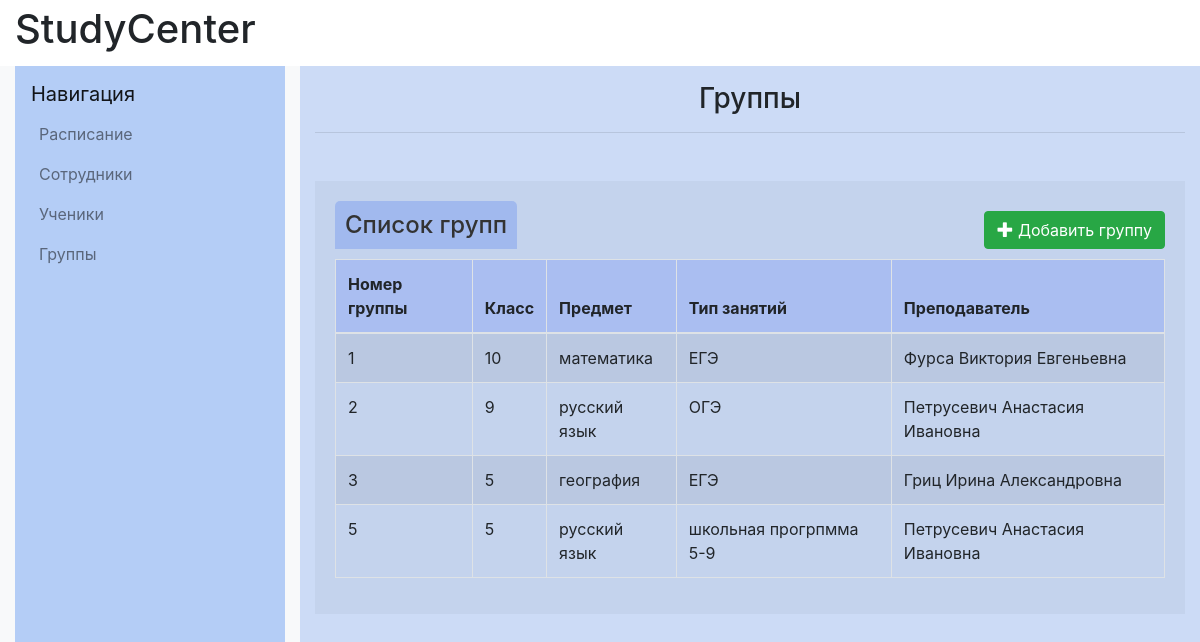
Page /groups/ on the earlier database version.
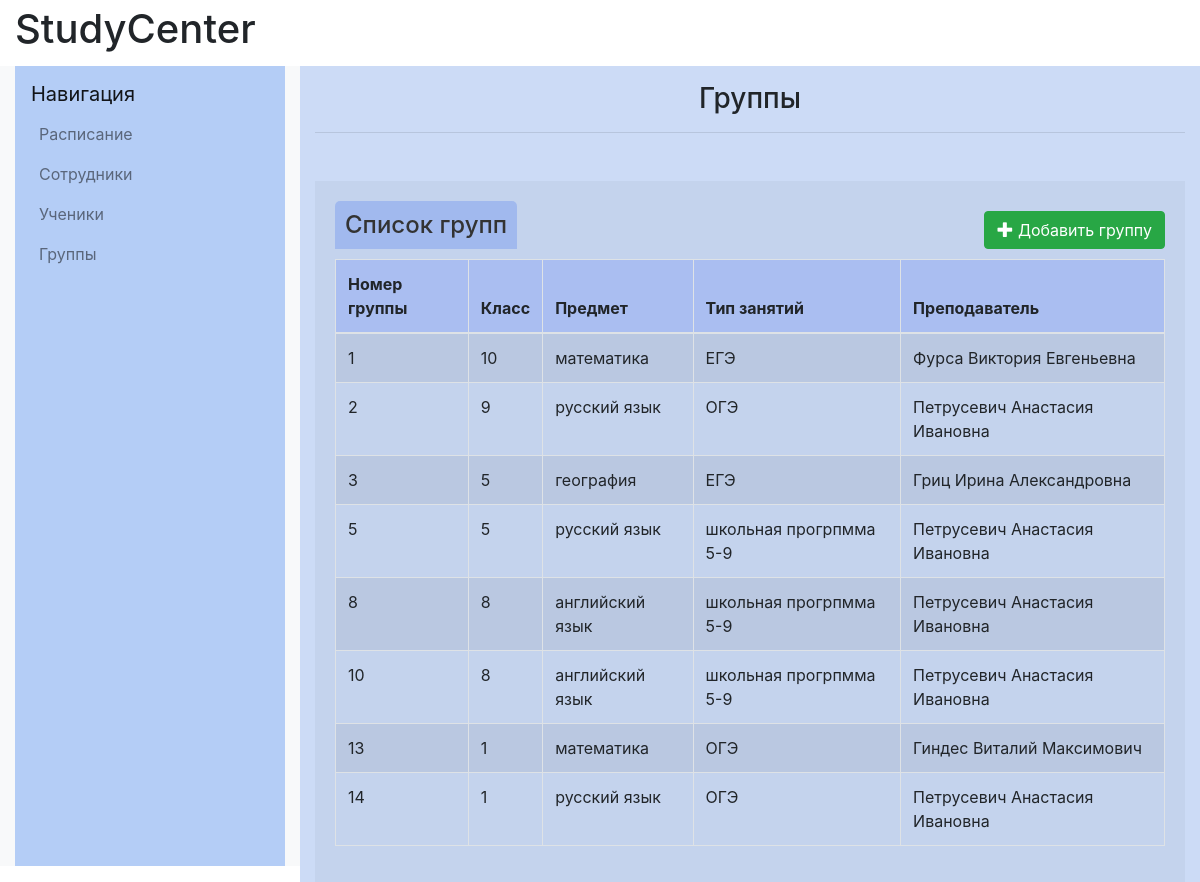
Same page on the later database version.
### catalog/models.py (models this page shows, shortened)
class Group(models.Model):
    subject = models.ForeignKey(Subject, on_delete=models.CASCADE)
    grade = models.IntegerField(validators=[
        MaxValueValidator(11),
        MinValueValidator(1)
    ])
    group_capacity = models.IntegerField(default=1,
                                         validators=[
                                            MaxValueValidator(8),
                                            MinValueValidator(1)
    ])
    type = models.ForeignKey(Type, on_delete=models.CASCADE)
    teacher=models.ForeignKey(Worker,
                              on_delete=models.CASCADE,
                              null=True,
                              default=None
    )
    objects = models.Manager()
    created = models.BooleanField(default=False)

class Subject(models.Model):
    name=models.CharField(max_length=100)
    objects=models.Manager()
    def __str__(self):
        return self.name

class Type(models.Model):
    name=models.CharField(max_length=100)
    objects=models.Manager()
    def __str__(self):
        return self.name

class Worker(models.Model):
    firstname=models.CharField(max_length=20, verbose_name="Имя")
    lastname=models.CharField(max_length=20, verbose_name="Фамилия")
    fathername=models.CharField(max_length=20, verbose_name="Отчество")
    date_of_birth=models.DateField(verbose_name="Дата рождения")
    gender=models.IntegerField(validators=[MinValueValidator(0), MaxValueValidator(1)], verbose_name="Пол")
    subject = models.ManyToManyField(Subject, verbose_name="Дисциплины")
    phone_number=models.CharField(max_length=11,validators=[MinLengthValidator(11)], verbose_name="Номер телефона")
    email=models.EmailField(verbose_name="E-mail")
    objects=models.Manager()
    registration_date=models.DateField()
    DoesNotExist = models.Manager

### catalog/views.py (the view)
# urls.py: path('groups/', views.groups, name='groups'),
def groups(request):
    groups = Group.objects.all()
    return render(request, "group/groups.html", {"groups": groups})

### catalog/templates/group/groups.html (shortened to what this page needs)
{% extends "base_generic.html" %}
{% block content%}
            <div class="col-md-8 col-lg-9 content-container" style="background-color: #ccdbf6">
                <h1 class="h3 text-center mt-3">Группы</h1>
                <hr class="mb-5">
                <section style="background-color: rgb(196, 211, 237); padding: 20px;">
                    <div style="display: flex; justify-content: space-between; align-items: center;">
                        <h3 class="lesson-month" style="color: #333; font-size: 1.5em; margin-bottom: 10px; padding: 10px; background-color: rgba(160, 184, 239, 0.94); border-top-left-radius: 5px; border-top-right-radius: 5px;">Список групп</h3>
                        <a class="btn btn-success" href="{% url 'group_new' %}" class="btn top-menu"><span class="glyphicon glyphicon-plus"></span> Добавить группу</a>
                    </div>
                    <div class="table-responsive" style="width: 100%;">
                        <table class="table table-striped table-bordered lesson-table" style="width: 100%; border-collapse: collapse;">
                            <thead>
                                <tr style="background-color: rgba(158, 180, 243, 0.68);">
                                    <th>Номер группы</th>
                                    <th>Класс</th>
                                    <th>Предмет</th>
                                    <th>Тип занятий</th>
                                    <th>Преподаватель</th>
                                </tr>
                            </thead>
                            <tbody>
                                {% for group in groups %}
                                <tr class="table-row" style="cursor: pointer;" onclick="window.location='{% url 'group_detail' pk=group.pk %}';" onmouseover="this.style.backgroundColor='rgba(74, 78, 137, 0.28)';" onmouseout="this.style.backgroundColor='';">
                                    <td>{{ group.id }}</td>
                                    <td>{{ group.grade }}</td>
                                    <td>{{ group.subject }}</td>
                                    <td>{{ group.type }}</td>
                                    <td>{{ group.teacher.lastname }} {{ group.teacher.firstname }} {{ group.teacher.fathername }}</td>
                                </tr>
                                {% endfor %}
                            </tbody>
                        </table>
                    </div>
                </section>
            </div>
{% endblock content %}

### catalog/templates/base_generic.html (shortened to what this page needs)
<!DOCTYPE html>
{% load widget_tweaks %}
{% load static %}
<html lang="en">
<head>
    <link rel="stylesheet" href="https://cdn.jsdelivr.net/npm/bootstrap@4.0.0/dist/css/bootstrap.min.css"
>
    <link  href="{% static 'css/styles.css' %}" rel="stylesheet">
    <link rel="stylesheet" type="text/css" href="{% static 'css/styles.css' %}">
    <link  href="{% static 'css/font-glyphicons.css' %}" rel="stylesheet">
    <a class="col-md-4 col-lg-3 navbar-brand nav-text"> <h1>StudyCenter</h1> </a>
</head>
<body>
     <div class="container-fluid">
        <div class="row content-wrapper">
            <div class="col-md-4 col-lg-3 navbar-container bg-light" style="background-color: #b4cdf6">
                <nav class="navbar navbar-expand-md navbar-light" style="background-color: #b4cdf6">
                    <a class="navbar-brand" href="#">Навигация</a>
                    <div class="collapse navbar-collapse" id="navbar"  >
                        <ul class="navbar-nav">
                            <li class="nav-item">
                                <a class="nav-link" href="{% url 'schedule' %}">Расписание</a>
                            </li>
                            <li class="nav-item">
                                <a class="nav-link" href="{% url 'workers' %}">Сотрудники</a>
                            </li>
                            <li class="nav-item">
                                <a class="nav-link" href="{% url 'students' %}">Ученики</a>
                            </li>
                            <li class="nav-item">
                                <a class="nav-link" href="{% url 'groups' %}">Группы</a>
                            </li>
                        </ul>
                    </div>
                </nav>
            </div>
            {% block content%}
            {% endblock content %}
        </div>
    </div>
</body>
</html>

### catalog/static/css/styles.css (style rules this page uses)
@media (min-width: 768px) { .navbar-container { position: sticky; top: 0; overflow-y: auto; height: 100vh; } }
@media (min-width: 768px) { .navbar-container .navbar { align-items: flex-start; justify-content: flex-start; flex-wrap: nowrap; flex-direction: column; height: 100%; } }
@media (min-width: 768px) { .navbar-container .navbar-collapse { align-items: flex-start; } }
@media (min-width: 768px) { .navbar-container .navbar-nav { flex-direction: column !important; } }
@media (min-width: 768px) { .content-wrapper { display: flex; flex-direction: column; } }
@media (min-width: 768px) { .lesson-month { color: #333; font-size: 1.5em; margin-bottom: 10px; } }
@media (min-width: 768px) { .lesson-table { width: 100%; } }

Differences in the rows shown:
added Group: id "8", grade "8", subject "английский язык", type "школьная прогрпмма 5-9", teacher.lastname "Петрусевич", teacher.firstname "Анастасия", teacher.fathername "Ивановна"
added Group: id "10", grade "8", subject "английский язык", type "школьная прогрпмма 5-9", teacher.lastname "Петрусевич", teacher.firstname "Анастасия", teacher.fathername "Ивановна"
added Group: id "13", grade "1", subject "математика", type "ОГЭ", teacher.lastname "Гиндес", teacher.firstname "Виталий", teacher.fathername "Максимович"
added Group: id "14", grade "1", subject "русский язык", type "ОГЭ", teacher.lastname "Петрусевич", teacher.firstname "Анастасия", teacher.fathername "Ивановна"
